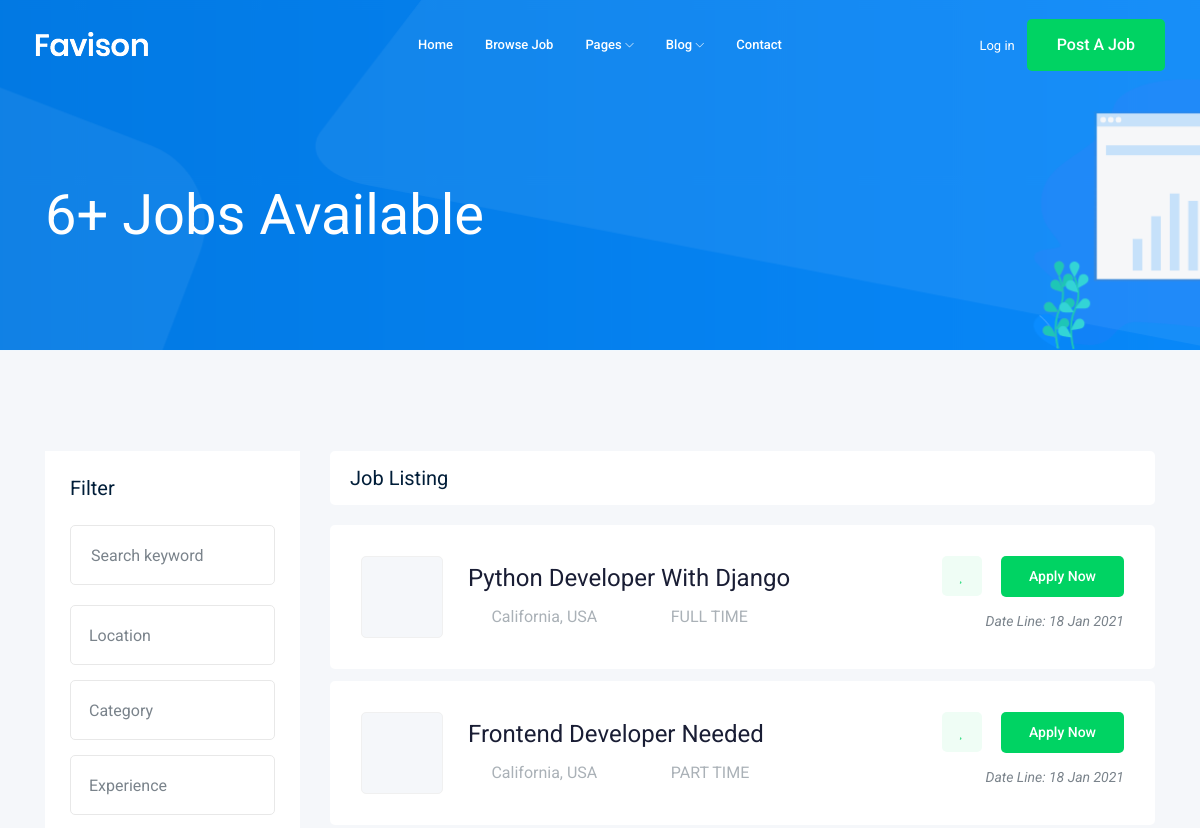
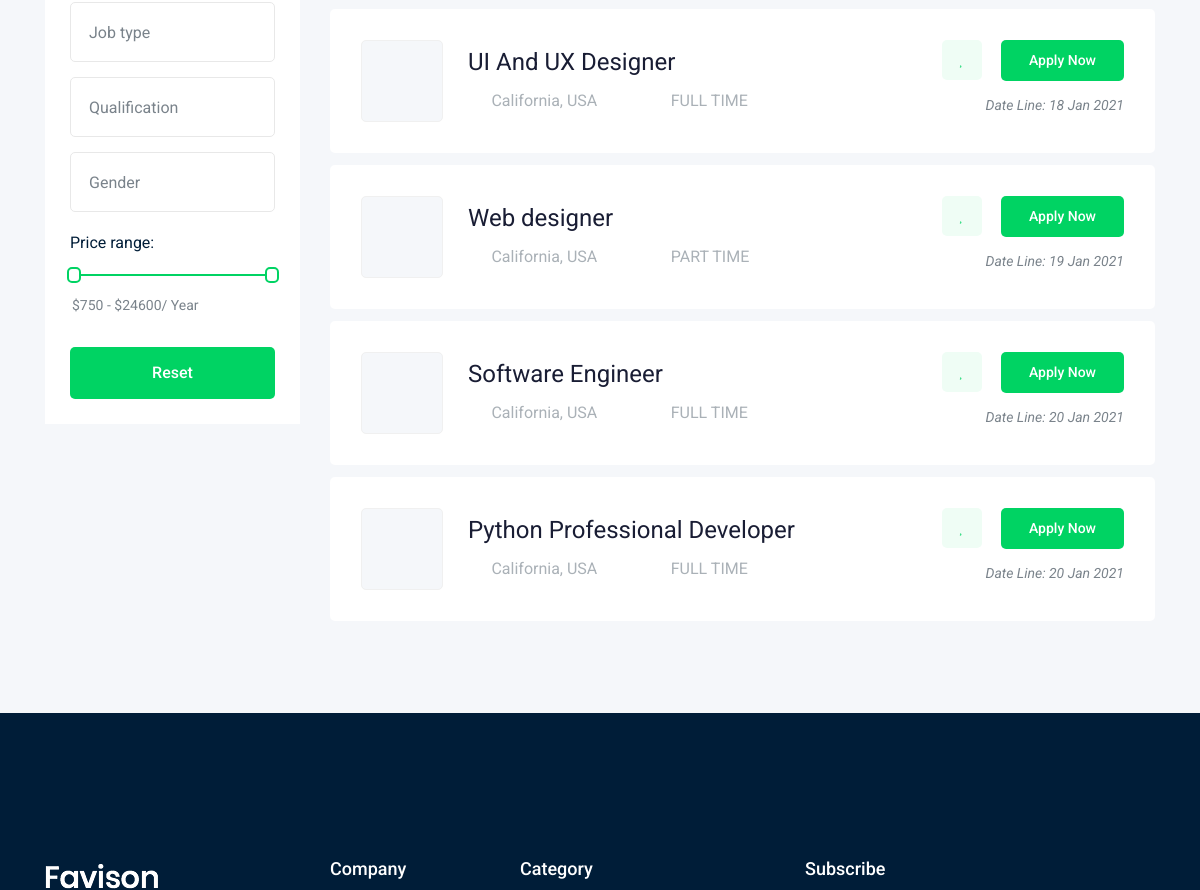
The app's page /jobs/ (upper part), older data (2 pictures, top to bottom).
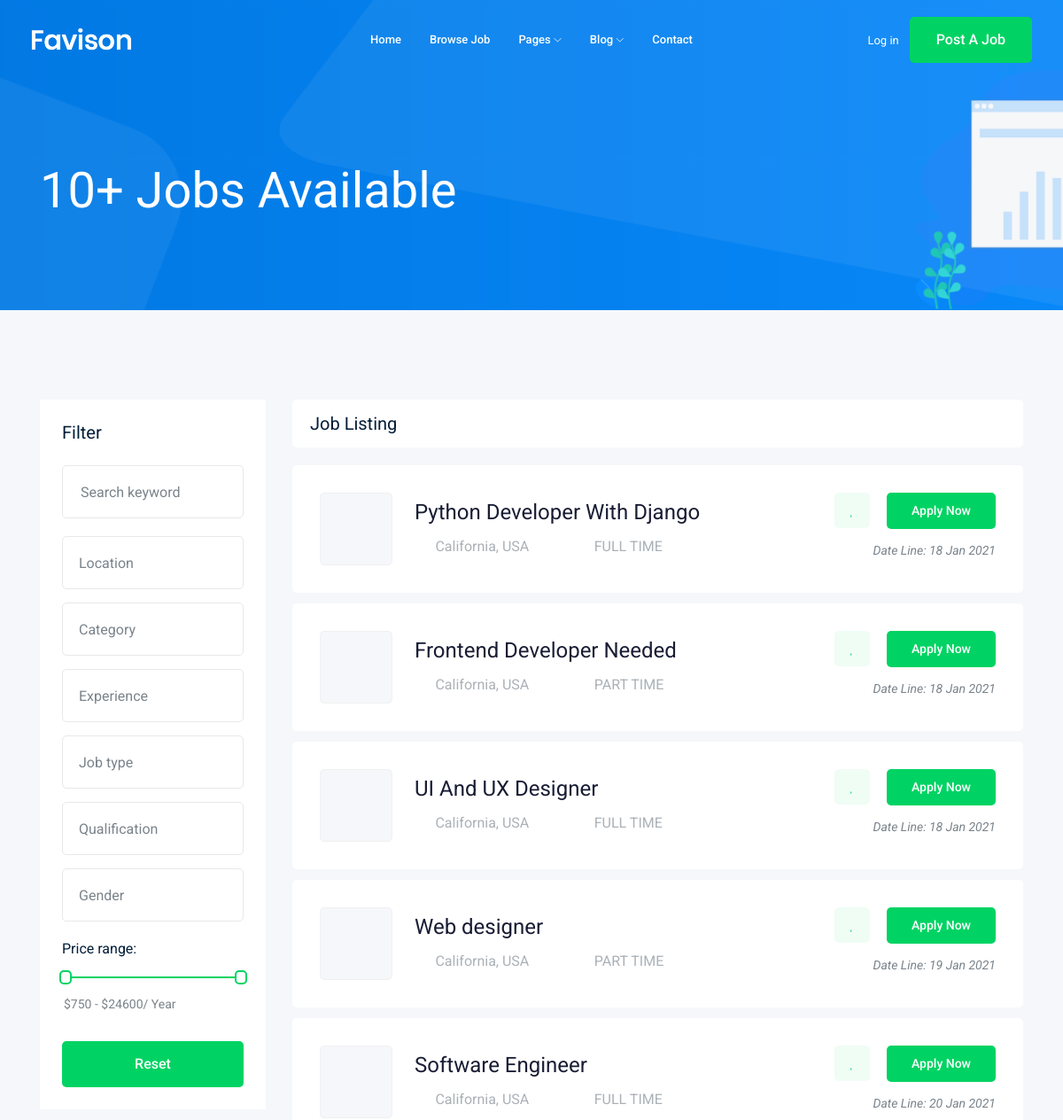
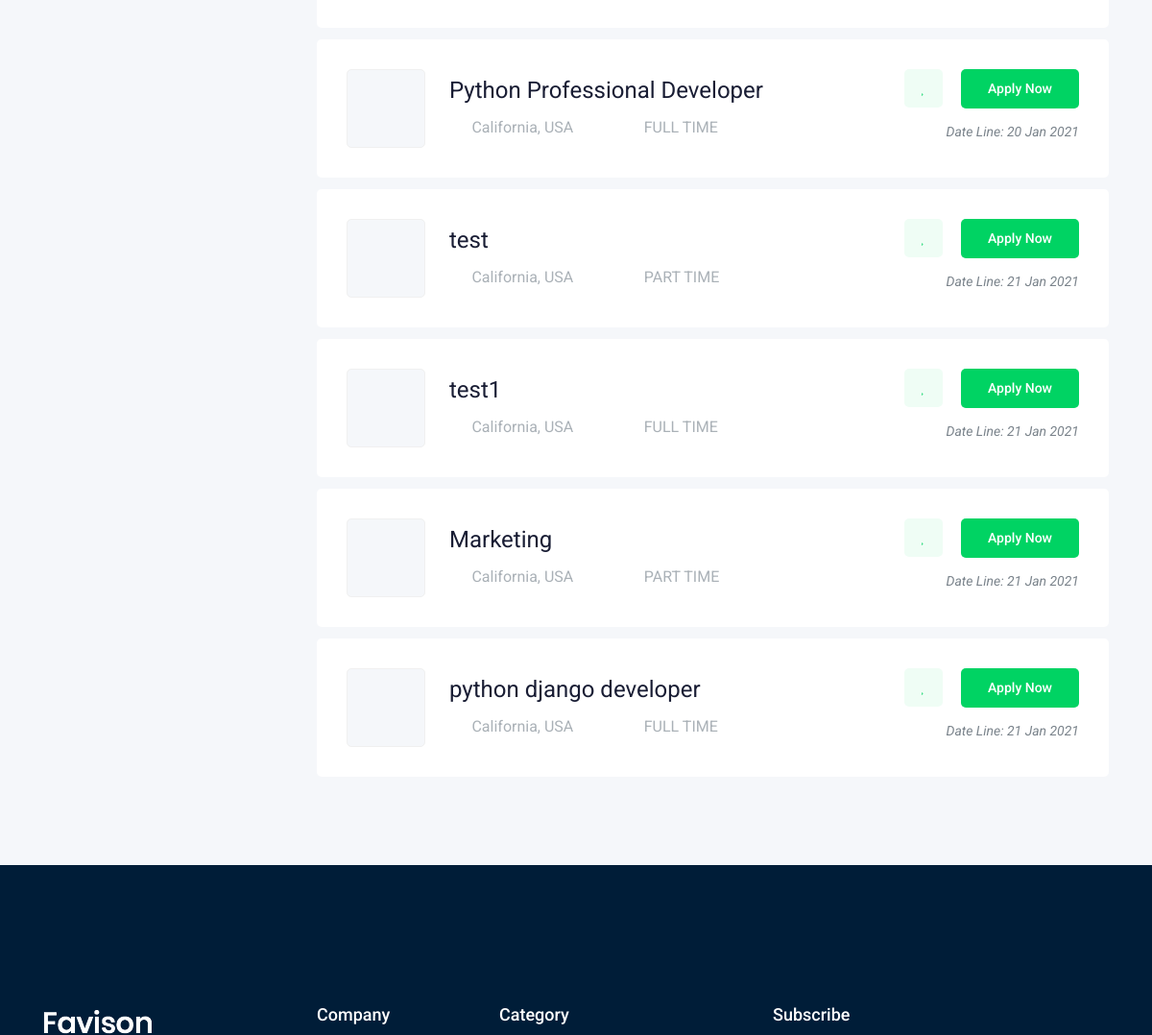
The same page, newer data (2 pictures, top to bottom).
### job/models.py (models this page shows, shortened)
class Job(models.Model): # table
    title = models.CharField(max_length=100) # column
    job_type = models.CharField(max_length=15, choices=JOB_TYPE)
    description = models.TextField(max_length=1000)
    published_at = models.DateTimeField(auto_now=True)
    Vacancy = models.IntegerField(default=1)
    salary = models.IntegerField(default=0)
    category = ForeignKey('Category', models.CASCADE)
    experience = models.IntegerField(default=1)
    image = models.ImageField(upload_to=image_upload)
    slug = SlugField(blank=True, null=True, allow_unicode=True)
    def __str__(self):
        return self.title

### job/views.py (the view)
# urls.py: path('', views.job_list),
def job_list(request):
    job_list = Job.objects.all() # return all jobs in the site
    paginator = Paginator(job_list, 10) # Show 2 contacts per page.
    page_number = request.GET.get('page')
    page_obj = paginator.get_page(page_number)
    context = {"jobs": page_obj} # template name
    return render(request, 'job/job_list.html', context)

### job/templates/job/job_list.html (shortened to what the changed rows need)
{% extends 'base.html' %}
{% block body %}
    <div class="bradcam_area bradcam_bg_1">
        <div class="container">
            <div class="row">
                <div class="col-xl-12">
                    <div class="bradcam_text">
                        <h3>{{jobs|length}}+ Jobs Available</h3>
                    </div>
                </div>
            </div>
        </div>
    </div>
    <div class="job_listing_area plus_padding">
        <div class="container">
            <div class="row">
                <div class="col-lg-9">
                    <div class="job_lists m-0">
                        <div class="row">
                            {% for job in jobs %}
                            <div class="col-lg-12 col-md-12">
                                <div class="single_jobs white-bg d-flex justify-content-between">
                                    <div class="jobs_left d-flex align-items-center">
                                        <div class="thumb">
                                        </div>
                                        <div class="jobs_conetent">
                                            <a href="{% url 'jobs:job_detail' job.slug %}"><h4>{{job}}</h4></a>
                                            <div class="links_locat d-flex align-items-center">
                                                <div class="location">
                                                    <p> <i class="fa fa-map-marker"></i> California, USA</p>
                                                </div>
                                                <div class="location">
                                                    <p> <i class="fa fa-clock-o"></i> {{job.job_type}}</p>
                                                </div>
                                            </div>
                                        </div>
                                    </div>
                                    <div class="jobs_right">
                                        <div class="apply_now">
                                            <a class="heart_mark" href="#"> <i class="fa fa-heart"></i> </a>
                                            <a href="{% url 'jobs:job_detail' job.slug %}" class="boxed-btn3">Apply Now</a>
                                        </div>
                                        <div class="date">
                                            <p>Date Line: {{job.published_at|date:'d M Y'}}</p>
                                        </div>
                                    </div>
                                </div>
                            </div>
                            {% endfor %}
                        </div>
                    </div>
                </div>
            </div>
        </div>
    </div>
{% endblock body %}

Row changes from the older to the newer data that the page shows:
added Job: title "test", job_type "PART TIME", published_at "21 Jan 2021"
added Job: title "test1", job_type "FULL TIME", published_at "21 Jan 2021"
added Job: title "Marketing", job_type "PART TIME", published_at "21 Jan 2021"
added Job: title "python django developer", job_type "FULL TIME", published_at "21 Jan 2021"
Text that changed along with them:
{{ jobs|length }}: "6" → "10"
